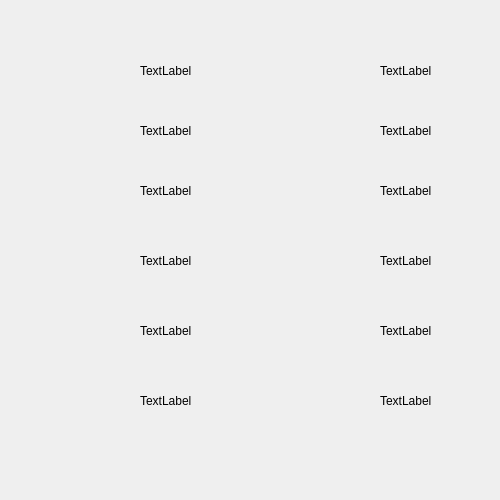
<?xml version="1.0" encoding="UTF-8"?>
<ui version="4.0">
 <class>show</class>
 <widget class="QWidget" name="show">
  <property name="geometry">
   <rect>
    <x>0</x>
    <y>0</y>
    <width>500</width>
    <height>500</height>
   </rect>
  </property>
  <property name="windowTitle">
   <string>Form</string>
  </property>
  <widget class="QLabel" name="label_1">
   <property name="geometry">
    <rect>
     <x>140</x>
     <y>50</y>
     <width>351</width>
     <height>41</height>
    </rect>
   </property>
   <property name="text">
    <string>TextLabel</string>
   </property>
  </widget>
  <widget class="QLabel" name="label_2">
   <property name="geometry">
    <rect>
     <x>140</x>
     <y>110</y>
     <width>351</width>
     <height>41</height>
    </rect>
   </property>
   <property name="text">
    <string>TextLabel</string>
   </property>
  </widget>
  <widget class="QLabel" name="label_3">
   <property name="geometry">
    <rect>
     <x>140</x>
     <y>170</y>
     <width>351</width>
     <height>41</height>
    </rect>
   </property>
   <property name="text">
    <string>TextLabel</string>
   </property>
  </widget>
  <widget class="QLabel" name="label_4">
   <property name="geometry">
    <rect>
     <x>140</x>
     <y>240</y>
     <width>351</width>
     <height>41</height>
    </rect>
   </property>
   <property name="text">
    <string>TextLabel</string>
   </property>
  </widget>
  <widget class="QLabel" name="label_5">
   <property name="geometry">
    <rect>
     <x>140</x>
     <y>310</y>
     <width>351</width>
     <height>41</height>
    </rect>
   </property>
   <property name="text">
    <string>TextLabel</string>
   </property>
  </widget>
  <widget class="QLabel" name="label_6">
   <property name="geometry">
    <rect>
     <x>140</x>
     <y>380</y>
     <width>351</width>
     <height>41</height>
    </rect>
   </property>
   <property name="text">
    <string>TextLabel</string>
   </property>
  </widget>
  <widget class="QLabel" name="labelScore_1">
   <property name="geometry">
    <rect>
     <x>380</x>
     <y>50</y>
     <width>111</width>
     <height>41</height>
    </rect>
   </property>
   <property name="text">
    <string>TextLabel</string>
   </property>
  </widget>
  <widget class="QLabel" name="labelScore_2">
   <property name="geometry">
    <rect>
     <x>380</x>
     <y>110</y>
     <width>111</width>
     <height>41</height>
    </rect>
   </property>
   <property name="text">
    <string>TextLabel</string>
   </property>
  </widget>
  <widget class="QLabel" name="labelScore_3">
   <property name="geometry">
    <rect>
     <x>380</x>
     <y>170</y>
     <width>111</width>
     <height>41</height>
    </rect>
   </property>
   <property name="text">
    <string>TextLabel</string>
   </property>
  </widget>
  <widget class="QLabel" name="labelScore_4">
   <property name="geometry">
    <rect>
     <x>380</x>
     <y>240</y>
     <width>111</width>
     <height>41</height>
    </rect>
   </property>
   <property name="text">
    <string>TextLabel</string>
   </property>
  </widget>
  <widget class="QLabel" name="labelScore_5">
   <property name="geometry">
    <rect>
     <x>380</x>
     <y>310</y>
     <width>111</width>
     <height>41</height>
    </rect>
   </property>
   <property name="text">
    <string>TextLabel</string>
   </property>
  </widget>
  <widget class="QLabel" name="labelScore_6">
   <property name="geometry">
    <rect>
     <x>380</x>
     <y>380</y>
     <width>111</width>
     <height>41</height>
    </rect>
   </property>
   <property name="text">
    <string>TextLabel</string>
   </property>
  </widget>
 </widget>
 <resources/>
 <connections/>
</ui>
